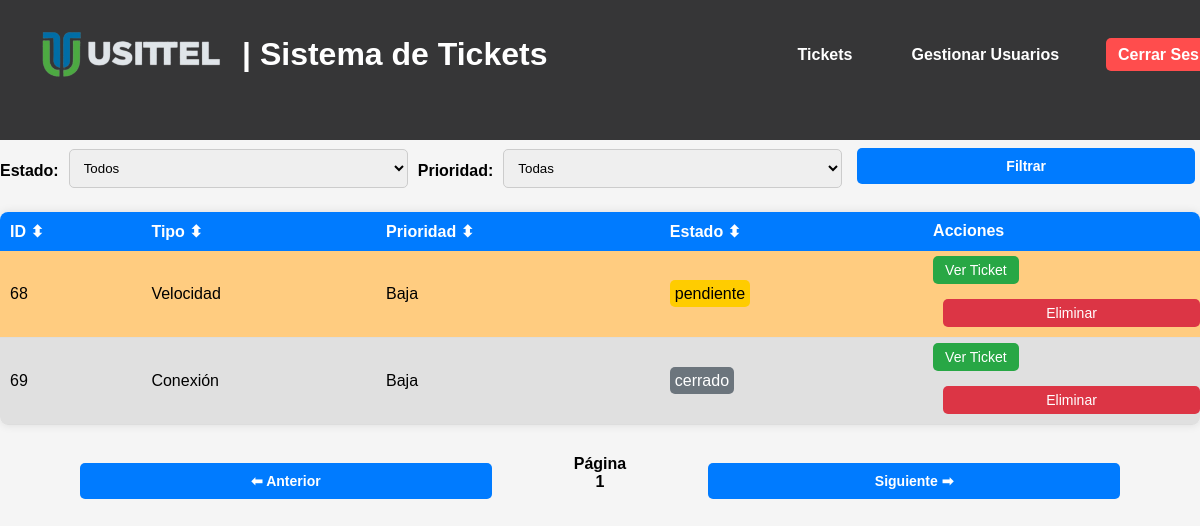
The app's page /tickets (signed in), older data.
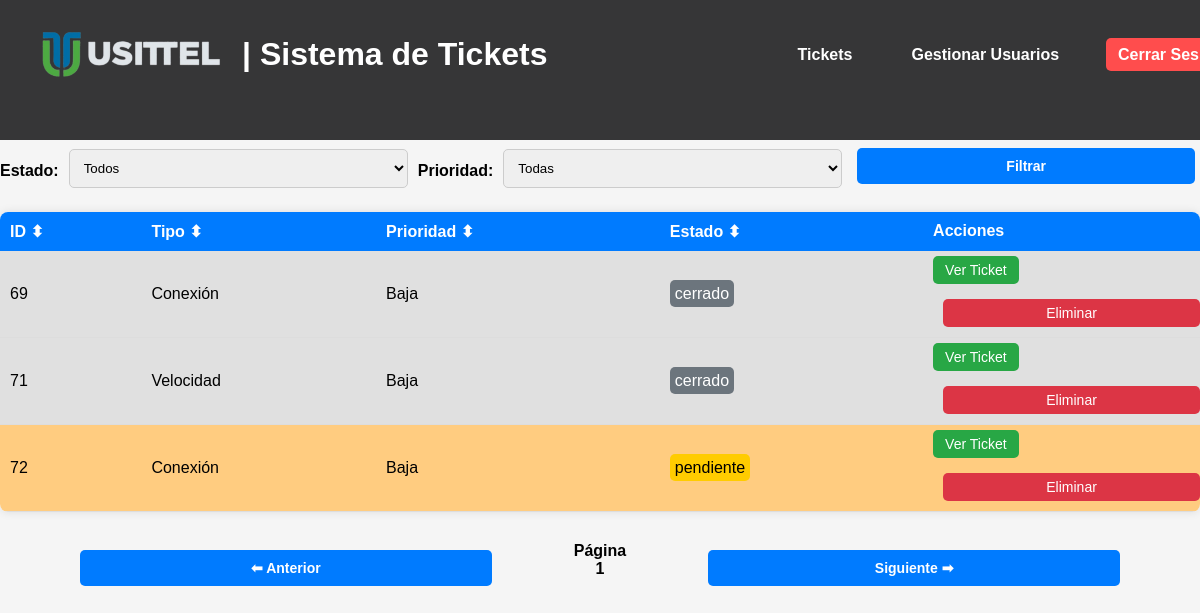
The same page, newer data.
### tables this page shows
CREATE TABLE tickets (
    id INTEGER PRIMARY KEY AUTOINCREMENT,
    tipo TEXT NOT NULL,
    descripcion TEXT NOT NULL,
    prioridad TEXT NOT NULL,
    fecha_creacion DATETIME DEFAULT CURRENT_TIMESTAMP,
    usuario_creador TEXT NOT NULL,
    notas TEXT,
    archivo TEXT
, usuario_asignado TEXT, estado TEXT DEFAULT 'pendiente');

### app.py (the view)
@app.route('/tickets')
@login_required
def tickets():
    estado = request.args.get('estado')
    prioridad = request.args.get('prioridad')
    query = 'SELECT * FROM tickets WHERE 1=1'
    params = []
    if estado in ['pendiente', 'en proceso', 'cerrado']:
        query += ' AND estado = ?'
        params.append(estado)
    if prioridad in ['Baja', 'Media', 'Alta']:
        query += ' AND prioridad = ?'
        params.append(prioridad)
    conn = get_db_connection()
    tickets = conn.execute(query, params).fetchall()
    conn.close()
    return render_template('tickets.html', tickets=tickets, estado=estado, prioridad=prioridad)

### app.py (called while the page is built)
def get_db_connection():
    conn = sqlite3.connect('database.db', timeout=10)  # Espera hasta 10 segundos si la base de datos está bloqueada
    conn.row_factory = sqlite3.Row
    return conn

@login_manager.user_loader
def load_user(user_id):
    conn = get_db_connection()
    user = conn.execute('SELECT * FROM users WHERE id = ?', (user_id,)).fetchone()
    conn.close()
    if user:
        return User(id=user['id'], username=user['username'], role=user['role'])
    return None

### templates/tickets.html (shortened to what this page needs)
{% extends "base.html" %}
{% block content %}
<header>
    <h1>Lista de Tickets</h1>
    <nav>
        <a href="/logout">Cerrar sesión</a>
    </nav>
</header>
<main>
    <form action="/tickets" method="GET" style="display: flex; align-items: center; gap: 10px;">
        <label for="estado">Estado:</label>
        <select name="estado" id="estado">
            <option value="">Todos</option>
        </select>
        <label for="prioridad">Prioridad:</label>
        <select name="prioridad" id="prioridad">
            <option value="">Todas</option>
        </select>
        <button type="submit" class="btn-filter">Filtrar</button>
    </form>
    <table id="ticketsTable">
        <thead>
            <tr>
                <th onclick="sortTable(0)">ID ⬍</th>
                <th onclick="sortTable(1)">Tipo ⬍</th>
                <th onclick="sortTable(2)">Prioridad ⬍</th>
                <th onclick="sortTable(3)">Estado ⬍</th>
                <th>Acciones</th>
            </tr>
        </thead>
        <tbody>
            {% for ticket in tickets %}
            <tr class="ticket-row {{ ticket.estado }}">
                <td>{{ ticket.id }}</td>
                <td>{{ ticket.tipo }}</td>
                <td>{{ ticket.prioridad }}</td>
                <td>
                    <span class="estado estado-{{ ticket.estado|lower }}">
                        {{ ticket.estado }}
                    </span>
                </td>
                <td>
                    <a href="{{ url_for('view_ticket', id=ticket.id) }}" class="btn btn-view">Ver Ticket</a>
                    {% if current_user.role == 'usittel' %}
                    <form action="/delete-ticket/{{ ticket.id }}" method="POST">
                        <button type="button" class="btn btn-delete confirm-delete">Eliminar</button>
                    </form>
                    {% endif %}
                </td>
            </tr>
            {% endfor %}
        </tbody>
    </table>
    <div style="text-align: center; margin-top: 30px; display: flex; justify-content: center; gap: 2px;">
        <button id="prevPage" class="btn-pagination">⬅ Anterior</button>
        <span id="pageNumber" style="font-weight: bold;">Página 1</span>
        <button id="nextPage" class="btn-pagination">Siguiente ➡</button>
    </div>
</main>
{% endblock %}

### templates/base.html (shortened to what this page needs)
<!DOCTYPE html>
<html lang="es">
<head>
    <link rel="stylesheet" href="{{ url_for('static', filename='styles.css') }}">
</head>
<body>
    <header>
        {% include 'header.html' %}
    </header>
    <div class="container">
        {% block content %}{% endblock %}
    </div>
</body>
</html>

### templates/header.html (shortened to what this page needs)
<!DOCTYPE html>
<html lang="es">
<head>
    <link rel="stylesheet" href="{{ url_for('static', filename='styles.css') }}">
</head>
<body>
    <header class="navbar">
        <div class="container">
            <div class="logo-container">
                <img src="{{ url_for('static', filename='logo.png') }}" alt="Usittel Logo" class="logo-img">
                <h1 class="logo-text">| Sistema de Tickets</h1>
            </div>
            <nav>
                <ul>
                    <li><a href="{{ url_for('tickets') }}">Tickets</a></li>
                    {% if current_user.role == 'usittel' %}
                    <li><a href="{{ url_for('users') }}">Gestionar Usuarios</a></li>
                    {% endif %}
                    <li><a href="{{ url_for('logout') }}" class="logout-btn">Cerrar Sesión</a></li>
                </ul>
            </nav>
        </div>
    </header>
</body>
</html>

### static/styles.css (style rules this page uses)
body { font-family: Arial, sans-serif; margin: 0; padding: 0; background-color: #f5f5f5; }
header { background-color: #363637; color: white; padding: 15px; display: flex; justify-content: space-between; align-items: center; }
header nav a { color: white; text-decoration: none; margin-left: 15px; }
.ticket-row.pendiente { background-color: #ffcc80; }
.ticket-row.cerrado { background-color: #e0e0e0; }
h1 { color: #333; }
button { width: 100%; background: #007bff; color: white; border: none; padding: 10px; margin-top: 20px; border-radius: 5px; cursor: pointer; font-size: 16px; }
.navbar nav ul { list-style: none; margin: 0; padding: 0; display: flex; }
.navbar nav ul li { margin-left: 20px; }
.navbar nav ul li a { color: white; text-decoration: none; font-size: 16px; }
.navbar { background: #363637; color: white; padding: 15px 20px; position: fixed; top: 0; width: 100%; z-index: 1000; display: flex; justify-content: center; align-items: center; }
.logo-text { color: white; }
.navbar .container { display: flex; justify-content: space-between; align-items: center; width: 100%; max-width: 1200px; margin: 0 auto; }
.logo-container { display: flex; align-items: center; }
.logo-img { height: 50px; margin-right: 15px; }
.navbar nav ul li a { color: white; text-decoration: none; font-size: 16px; font-weight: bold; padding: 8px 12px; transition: background 0.3s ease; border-radius: 5px; }
.logout-btn { background: #ff4d4d; padding: 8px 12px; border-radius: 5px; font-weight: bold; }
table { width: 100%; border-collapse: collapse; margin-top: 20px; background: white; box-shadow: 0px 0px 10px rgba(0, 0, 0, 0.1); border-radius: 8px; overflow: hidden; }
thead { background: #007bff; color: white; font-weight: bold; }
th { padding: 10px; cursor: pointer; text-align: left; }
td { padding: 10px; border-bottom: 1px solid #ddd; }
.estado-pendiente { background: #ffcc00; color: black; padding: 5px; border-radius: 5px; }
.estado-cerrado { background: #6c757d; color: white; padding: 5px; border-radius: 5px; }
.btn { padding: 6px 12px; border: none; cursor: pointer; font-size: 14px; border-radius: 5px; text-decoration: none; }
.btn-view { background: #28a745; color: white; }
.btn-delete { background: #dc3545; color: white; margin-left: 10px; }
.btn-filter { margin: 8px 5px; background-color: #007bff; color: white; border: none; border-radius: 5px; cursor: pointer; font-size: 14px; font-weight: bold; transition: 0.3s ease; }
.btn-pagination { margin: 8px 80px; background-color: #007bff; color: white; border: none; border-radius: 5px; cursor: pointer; font-size: 14px; font-weight: bold; transition: 0.3s ease; }
label { display: block; text-align: left; font-weight: bold; margin-top: 10px; }
input, select, textarea { width: 100%; padding: 10px; margin-top: 5px; border: 1px solid #ccc; border-radius: 5px; }

Row changes from the older to the newer data that the page shows:
removed tickets: id "68", tipo "Velocidad", prioridad "Baja", estado "pendiente"
added tickets: id "71", tipo "Velocidad", prioridad "Baja", estado "cerrado"
added tickets: id "72", tipo "Conexión", prioridad "Baja", estado "pendiente"
